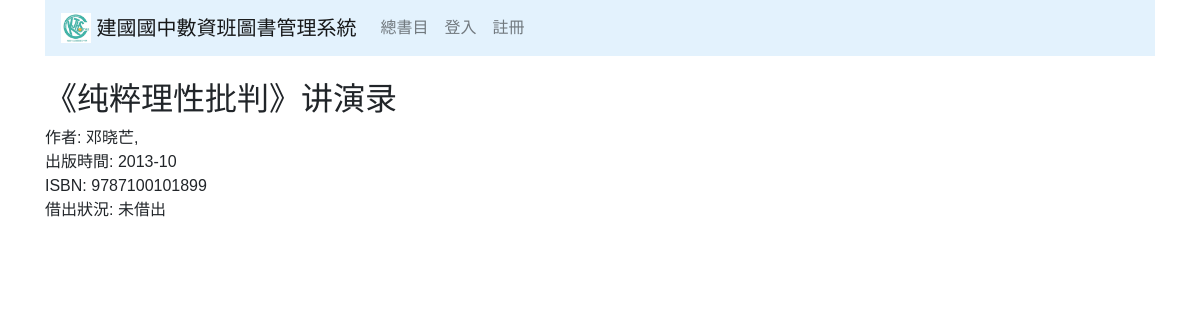
The page /book/1/ on the database as committed earlier.
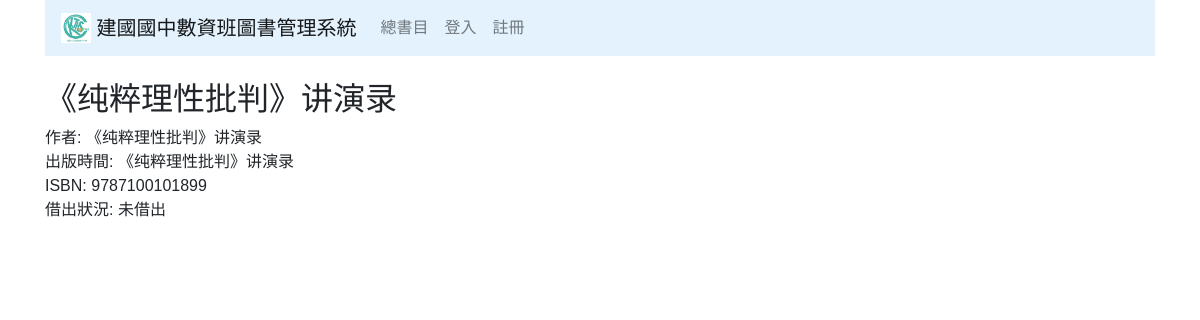
The same page on the database as committed later.
### main/models.py (models this page shows, shortened)
class Books(models.Model):
	book_title      = models.CharField(blank=True, null=True, max_length=200)
	book_author     = models.CharField(blank=True, null=True, max_length=200)
	book_pubtime    = models.CharField(blank=True, null=True, max_length=20)
	book_isbn       = models.CharField(blank=True, null=True, max_length=13)
	book_borrowid   = models.CharField(blank=True, null=True, max_length=5)
	book_borrowname = models.CharField(blank=True, null=True, max_length=5)
	book_barcode    = models.CharField(blank=True, null=True, max_length=5)

### main/views.py (the view)
# urls.py: path('<int:books_id>/', views.detail, name='detail'),
def detail(request, books_id):
	book = get_object_or_404(Books, pk=books_id) # use book_id as a url
	return render(request, 'main/detail.html', {'book': book}) #return a dict contain book's date

### main/templates/main/detail.html
{% extends "main/base.html" %}
{% block content %}
<h2>{{ book.book_title }}</h2>
	作者: {{book.book_author}}<br>
	出版時間: {{book.book_pubtime}}<br>
	ISBN: {{book.book_isbn}}<br>
{% if book.book_borrowid %}
	借出狀況: {{book.book_borrowid}}
{% else %}
	借出狀況: 未借出
{% endif %}
{% endblock content %}

Rows that differ between the two databases and show on the page:
changed Books "《纯粹理性批判》讲演录": book_author "邓晓芒," → "《纯粹理性批判》讲演录"; book_pubtime "2013-10" → "《纯粹理性批判》讲演录"
